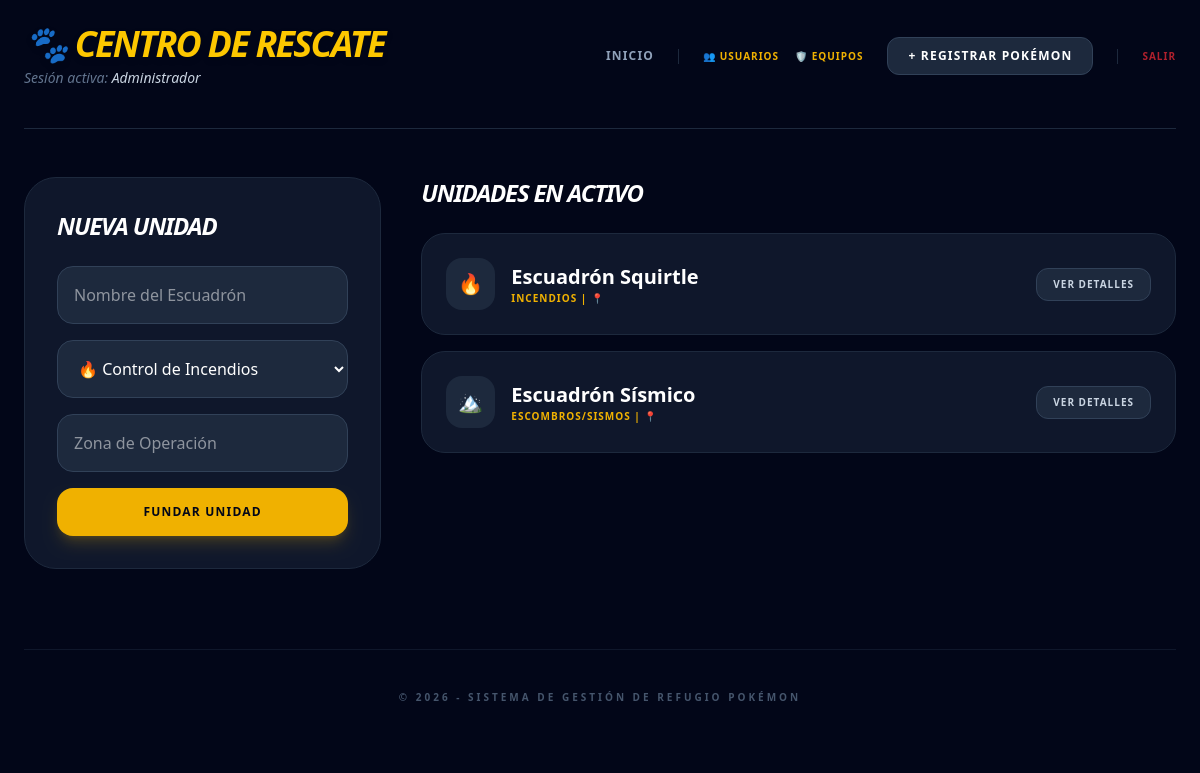
The app's page /gestion-equipos.php (signed in) with its own data.
### tables this page shows
CREATE TABLE `equipos` (
  `id` int(11) NOT NULL,
  `nombre_equipo` varchar(100) NOT NULL,
  `zona_asignada` varchar(100) DEFAULT NULL,
  `lider_id` int(11) DEFAULT NULL,
  `especialidad` enum('Incendios','Rescate Acuático','Escombros/Sismos','Logística','Médico') DEFAULT 'Logística'
);

### public/gestion-equipos.php (the view, shortened to what this page needs)
<?php
$database = new Database();
$db = $database->getConnection();
$equipos = $db->query("SELECT * FROM equipos")->fetchAll(PDO::FETCH_OBJ);
include 'includes/header.php';
?>
<div class="max-w-6xl mx-auto">
    <div class="grid grid-cols-1 lg:grid-cols-3 gap-10">
        <div class="lg:col-span-1">
            <div class="bg-slate-900 p-8 rounded-[2rem] border border-slate-800 sticky top-6">
                <h2 class="text-2xl font-black text-white italic uppercase mb-6 tracking-tighter">Nueva Unidad</h2>
                <form method="POST" class="space-y-4">
                    <input type="text" name="nombre_equipo" required placeholder="Nombre del Escuadrón" class="w-full p-4 rounded-2xl bg-slate-800 border border-slate-700 text-white outline-none focus:border-yellow-500 transition-all">
                    <select name="especialidad" class="w-full p-4 rounded-2xl bg-slate-800 border border-slate-700 text-white outline-none focus:border-yellow-500">
                        <option value="Incendios">🔥 Control de Incendios</option>
                    </select>
                    <input type="text" name="zona_asignada" placeholder="Zona de Operación" class="w-full p-4 rounded-2xl bg-slate-800 border border-slate-700 text-white outline-none focus:border-yellow-500 transition-all">
                    <button type="submit" class="w-full bg-yellow-500 hover:bg-yellow-400 text-slate-950 font-black py-4 rounded-2xl transition-all shadow-lg shadow-yellow-500/20 uppercase tracking-widest text-xs">
                        Fundar Unidad
                    </button>
                </form>
            </div>
        </div>
        <div class="lg:col-span-2 space-y-6">
            <h2 class="text-2xl font-black text-white italic uppercase tracking-tighter">Unidades en Activo</h2>
            <div class="space-y-4">
                <?php foreach($equipos as $e):
                ?>
                    <div class="bg-slate-900 border border-slate-800 rounded-3xl overflow-hidden transition-all hover:border-slate-700">
                        <div class="p-6 flex flex-wrap items-center justify-between gap-4">
                            <div class="flex items-center gap-4">
                                <span class="p-3 bg-slate-800 rounded-2xl text-xl">
                                    <?php
                                        if($e->especialidad == 'Incendios') echo '🔥';
                                        elseif($e->especialidad == 'Rescate Acuático') echo '🌊';
                                        elseif($e->especialidad == 'Escombros/Sismos') echo '🏔️';
                                        else echo '🏥';
                                    ?>
                                </span>
                                <div>
                                    <h3 class="text-xl font-bold text-white"><?php echo $e->nombre_equipo; ?></h3>
                                    <p class="text-[10px] text-yellow-500 font-black uppercase tracking-widest"><?php echo $e->especialidad; ?> | 📍 <?php echo $e->zona_asignada; ?></p>
                                </div>
                            </div>
                            <button onclick="toggleEquipo(<?php echo $e->id; ?>)" class="bg-slate-800 hover:bg-slate-700 text-slate-300 px-4 py-2 rounded-xl text-[10px] font-black uppercase tracking-widest transition-all border border-slate-700">
                                <span id="text-<?php echo $e->id; ?>">Ver Detalles</span>
                            </button>
                        </div>
                    </div>
                <?php endforeach; ?>
            </div>
        </div>
    </div>
</div>
<?php include 'includes/footer.php'; ?>

### records on screen
equipos: nombre_equipo "Escuadrón Squirtle", especialidad "INCENDIOS"
equipos: nombre_equipo "Escuadrón Sísmico", especialidad "ESCOMBROS/SISMOS"

### other values on screen
$_SESSION['usuario_nombre'] "Administrador"
